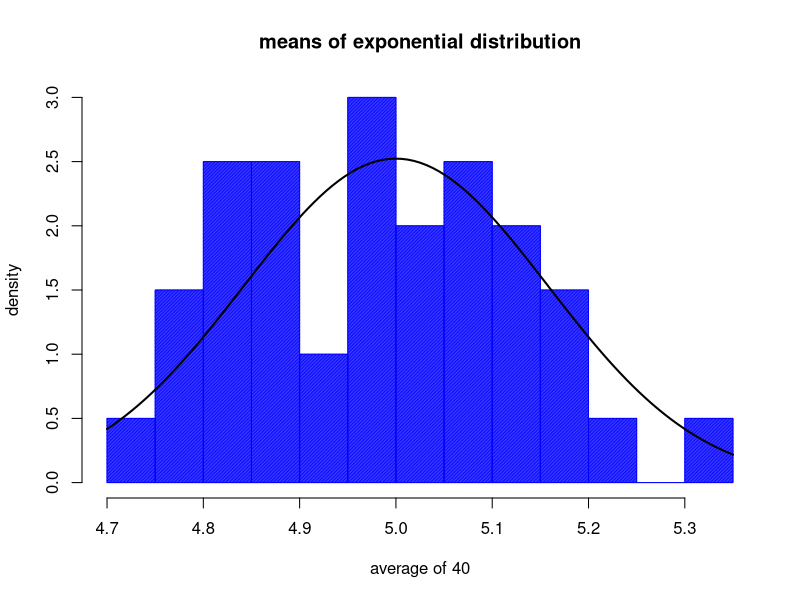

This figure's R source:
## ---- chunk 1
knitr::opts_chunk$set(echo = TRUE)
## ---- chunk 2
set.seed(102)
lambda = 0.2
set = 40
n = 1000
simulation_set <- matrix(rexp(n*set,lambda), set)
## ---- chunk 3
row_mean <- apply(simulation_set, 1, mean) 
 
sim_mean <- mean(row_mean) 
sim_sd <- sd(row_mean) 
sim_var <- sim_sd^2 

theo_mean = 1/lambda
theo_sd = (1/lambda)/sqrt(n)
theo_var =  (1/lambda)^2/n
    
print_result <- matrix(c(theo_mean, theo_sd, theo_var, sim_mean, sim_sd, sim_var), nrow = 3, ncol = 2) 
dimnames(print_result) =list(c("mean","standard deviation", "variance"),c("theoratical", "simulation")) 
print(print_result)

## ---- chunk 4
hist(row_mean, density=100, breaks=20, prob=TRUE, col = "blue", xlab="average of 40", ylab = "density", main="means of exponential distribution")     
curve(dnorm(x, mean=theo_mean, sd=theo_sd), col="black", lwd=2, add=TRUE, yaxt="n")
